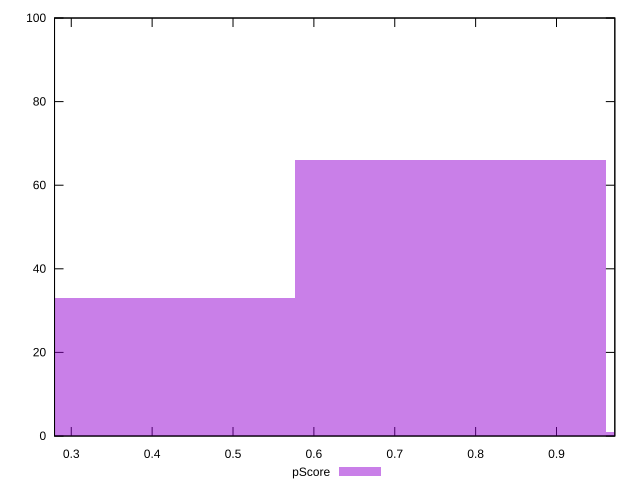

Here is the gnuplot script that generated this plot:
reset

$pScore <<EOF
0.7687506371974908 66
0.3843753185987454 33
1.1531259557962361 1
EOF

set key outside below
set boxwidth 0.3843753185987454
set xrange [0.27931295209719315:0.9721147685558164]
set yrange [0:100]
set trange [0:100]
set style fill transparent solid 0.5 noborder
set terminal svg size 640, 490 enhanced background rgb 'white'
set output "report_00008_2021-01-22T20:58:29.167/cumulative-layout-shift/samples/pages+cached+noadtech/pScore/histogram.svg"

plot $pScore title "pScore" with boxes

reset
